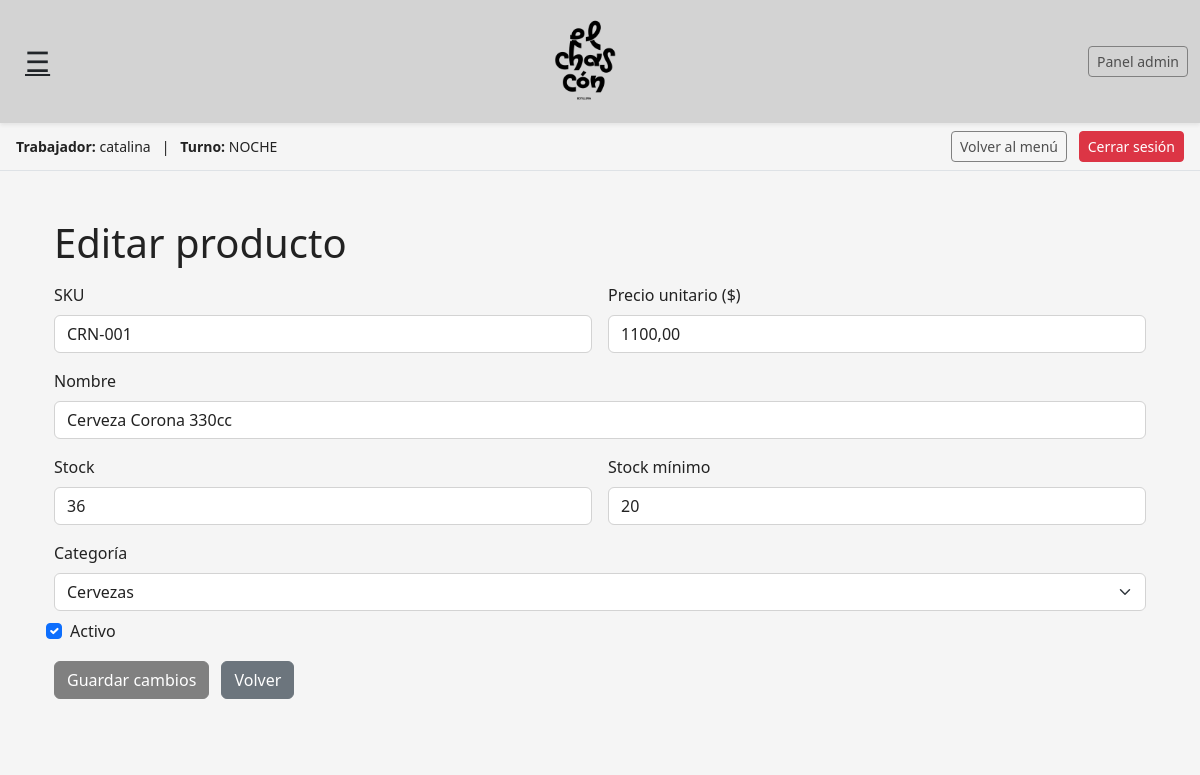
Page /inventario/1/editar/ (signed in) on the committed database.
### ventas/models.py (models this page shows, shortened)
class Trabajador(models.Model):
    TURNO_CHOICES = [
        ('DIA', 'Día (11:00 - 19:00)'),
        ('NOCHE', 'Noche (19:00 - 01:00)'),
    ]
    nombre = models.CharField(max_length=100)
    turno_base = models.CharField(
        max_length=10,
        choices=TURNO_CHOICES,
        help_text="Turno que normalmente trabaja (día o noche)."
    )
    activo = models.BooleanField(default=True)

class Turno(models.Model):
    trabajador = models.ForeignKey(
        Trabajador,
        on_delete=models.CASCADE,
        related_name='turnos'
    )
    fecha = models.DateField(auto_now_add=True)
    hora_inicio = models.DateTimeField(null=True, blank=True)
    hora_fin = models.DateTimeField(null=True, blank=True)
    turno_tipo = models.CharField(max_length=10)
    activo = models.BooleanField(default=True)

### inventario/models.py (models this page shows, shortened)
class Producto(models.Model):
    sku = models.CharField(max_length=50, unique=True)
    nombre = models.CharField(max_length=200)
    categoria = models.ForeignKey(
        Categoria,
        on_delete=models.PROTECT,
        related_name="productos",
        null=True,
        blank=True
    )
    proveedor = models.ForeignKey(
        Proveedor,
        on_delete=models.SET_NULL,
        null=True,
        blank=True,
        related_name="productos"
    )
    costo = models.DecimalField(
        max_digits=10,
        decimal_places=2,
        default=0,
        help_text="Costo de compra del producto"
    )
    precio_unitario = models.DecimalField(
        max_digits=10,
        decimal_places=2,
        default=0,
        help_text="Precio de venta del producto"
    )
    stock = models.PositiveIntegerField(default=0)
    stock_minimo = models.PositiveIntegerField(default=0)
    activo = models.BooleanField(default=True)
    bloqueado = models.BooleanField(
        default=False,
        help_text="Si está bloqueado, no puede venderse"
    )
    creado_en = models.DateTimeField(default=timezone.now)
    actualizado_en = models.DateTimeField(auto_now=True)
    class Meta:
        ordering = ["nombre"]

### inventario/views.py (the view, shortened to what this page needs)
# urls.py: path("<int:pk>/editar/", views.editar, name="editar"),
@login_required
def editar(request, pk):
    p = get_object_or_404(Producto, pk=pk)
    categorias = Categoria.objects.all().order_by("nombre")
    errores = []
    return render(
        request,
        "inventario/editar.html",
        {"p": p, "categorias": categorias},
    )

### botilleria_chascon/context_processors.py (called while the page is built)
def trabajador_context(request):
    trabajador = None
    turno = None
    trabajador_id = request.session.get("trabajador_id")
    turno_id = request.session.get("turno_id")
    if trabajador_id:
        try:
            trabajador = Trabajador.objects.get(id=trabajador_id)
        except Trabajador.DoesNotExist:
            trabajador = None
    if turno_id:
        try:
            turno = Turno.objects.get(id=turno_id)
        except Turno.DoesNotExist:
            turno = None
    return {
        "trabajador_sesion": trabajador,
        "turno_sesion": turno,
    }

### templates/inventario/editar.html (shortened to what this page needs)
{% extends "base.html" %}
{% block content %}
<div class="container my-4">
  <h1 class="mb-3">Editar producto</h1>
  <form method="post" class="row g-3">
    {% with fv=form_values|default:None %}
      <div class="col-md-6">
        <label class="form-label">SKU</label>
        <input
          type="text"
          name="sku"
          class="form-control"
          value="{{ fv.sku|default:p.sku }}"
          required
        >
      </div>
      <div class="col-md-6">
        <label class="form-label">Precio unitario ($)</label>
        <input
          type="text"
          name="precio_unitario"
          class="form-control"
          value="{{ fv.precio_unitario|default:p.precio_unitario }}"
          required
        >
      </div>
      <div class="col-md-12">
        <label class="form-label">Nombre</label>
        <input
          type="text"
          name="nombre"
          class="form-control"
          value="{{ fv.nombre|default:p.nombre }}"
          required
        >
      </div>
      <div class="col-md-6">
        <label class="form-label">Stock</label>
        <input
          type="number"
          name="stock"
          class="form-control"
          value="{{ fv.stock|default:p.stock }}"
          min="0"
          required
        >
      </div>
      <div class="col-md-6">
        <label class="form-label">Stock mínimo</label>
        <input
          type="number"
          name="stock_minimo"
          class="form-control"
          value="{{ fv.stock_minimo|default:p.stock_minimo }}"
          min="0"
          required
        >
      </div>
      <div class="col-md-12">
        <label class="form-label">Categoría</label>
        <select name="categoria" class="form-select" required>
          {% for c in categorias %}
            {% if fv %}
              {% if fv.categoria|stringformat:"s" == c.id|stringformat:"s" %}
                <option value="{{ c.id }}" selected>{{ c.nombre }}</option>
              {% else %}
                <option value="{{ c.id }}">{{ c.nombre }}</option>
              {% endif %}
            {% else %}
              {% if p.categoria_id == c.id %}
                <option value="{{ c.id }}" selected>{{ c.nombre }}</option>
              {% else %}
                <option value="{{ c.id }}">{{ c.nombre }}</option>
              {% endif %}
            {% endif %}
          {% endfor %}
        </select>
      </div>
      <div class="col-md-12 form-check mt-2">
        <input
          type="checkbox"
          name="activo"
          id="id_activo"
          class="form-check-input"
          value="1"
          {% if fv %}
            {% if fv.activo %}checked{% endif %}
          {% else %}
            {% if p.activo %}checked{% endif %}
          {% endif %}
        >
        <label class="form-check-label" for="id_activo">Activo</label>
      </div>
      <div class="col-12 mt-3">
        <button type="submit" class="btn btn-primary">Guardar cambios</button>
        <a href="{% url 'inventario:lista' %}" class="btn btn-secondary ms-2">Volver</a>
      </div>
    {% endwith %}
  </form>
</div>
{% endblock %}

### templates/base.html (shortened to what this page needs)
{% load static %}
<!doctype html>
<html lang="es">
<head>
  <link href="https://cdn.jsdelivr.net/npm/bootstrap@5.3.3/dist/css/bootstrap.min.css" rel="stylesheet">
  <link rel="stylesheet" href="{% static 'css/app.css' %}">
</head>
<body>
  {% if not hide_menu %}
    <nav class="navbar navbar-expand-lg navbar-light py-3 shadow-sm">
      <div class="container-fluid">
        <button class="btn btn-link text-dark fs-3 me-3"
                type="button"
                data-bs-toggle="offcanvas"
                data-bs-target="#mainMenu"
                aria-controls="mainMenu"
                title="Menú">
          &#9776;
        </button>
        <a href="{% url 'landing' %}" class="mx-auto d-flex align-items-center text-decoration-none">
          <img src="{% static 'img/logo_chascon.png' %}"
               alt="Botillería El Chascón Logo"
               style="height:90px; width:auto; object-fit:contain;" />
        </a>
        <div class="d-none d-md-flex align-items-center">
          {% if request.user.is_superuser %}
            <a href="/admin/" class="btn btn-outline-dark btn-sm">
              Panel admin
            </a>
          {% endif %}
        </div>
      </div>
    </nav>
      {% if trabajador_sesion %}
        <div class="border-bottom py-2 px-3 bg-light small d-flex justify-content-between align-items-center">
          <div>
            <strong>Trabajador:</strong> {{ trabajador_sesion.nombre }}
            {% if turno_sesion %}
              &nbsp; | &nbsp;
              <strong>Turno:</strong> {{ turno_sesion.turno_tipo }}
            {% endif %}
          </div>
          <div>
            <a href="{% url 'menu_trabajador' %}" class="btn btn-sm btn-outline-dark me-2">
              Volver al menú
            </a>
            <a href="{% url 'cerrar_turno' %}" class="btn btn-sm btn-danger">
              Cerrar sesión
            </a>
          </div>
        </div>
      {% endif %}
  {% endif %}
  <main class="container py-4">
    {% block content %}{% endblock %}
  </main>
</body>
</html>

### static/css/app.css (style rules this page uses)
:root { --bg-main: #F5F5F5; --bg-secondary: #D3D3D3; --bg-card: #FFFFFF; --border-soft: #D3D3D3; --text-main: #222222; --text-muted: #555555; --accent: #808080; --accent-dark: #4f4f4f; --shadow-soft: 0 6px 16px rgba(0, 0, 0, 0.08); --shadow-hover: 0 10px 24px rgba(0, 0, 0, 0.12); }
html, body { background-color: var(--bg-main); color: var(--text-main); }
body { font-family: system-ui, -apple-system, BlinkMacSystemFont, "Segoe UI", sans-serif; }
main.container { background-color: var(--bg-main); }
.navbar { background-color: var(--bg-secondary) !important; border-bottom: 1px solid var(--border-soft); }
.navbar .btn-link { color: var(--text-main); }
.btn-outline-dark { border-color: var(--accent); color: var(--accent-dark); }
.bg-light { background-color: var(--bg-main) !important; }
.form-control, .form-select { background-color: #ffffff; border-color: var(--border-soft); color: var(--text-main); }
.btn-primary { background-color: var(--accent); border-color: var(--accent); }

### rows in the picture
Trabajador: nombre "catalina"
Turno: turno_tipo "NOCHE"
Producto: sku "CRN-001", precio_unitario "1100,00", nombre "Cerveza Corona 330cc", stock "36", stock_minimo "20", activo "☑"

### other values in the picture
form field categoria "Cervezas"
